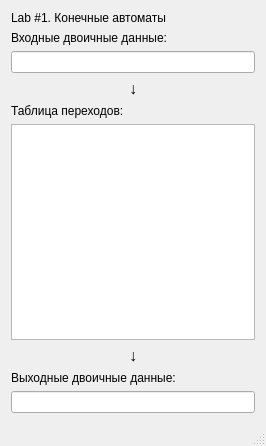
<?xml version="1.0" encoding="UTF-8"?>
<ui version="4.0">
 <class>MainWindow</class>
 <widget class="QMainWindow" name="MainWindow">
  <property name="geometry">
   <rect>
    <x>0</x>
    <y>0</y>
    <width>266</width>
    <height>446</height>
   </rect>
  </property>
  <property name="windowTitle">
   <string>Шатохин V20</string>
  </property>
  <widget class="QWidget" name="centralWidget">
   <layout class="QVBoxLayout" name="verticalLayout">
    <item>
     <widget class="QLabel" name="label_2">
      <property name="text">
       <string>Lab #1. Конечные автоматы</string>
      </property>
     </widget>
    </item>
    <item>
     <widget class="QLabel" name="label_5">
      <property name="text">
       <string>Входные двоичные данные:</string>
      </property>
     </widget>
    </item>
    <item>
     <widget class="QLineEdit" name="lineEditInput"/>
    </item>
    <item>
     <widget class="QLabel" name="label">
      <property name="font">
       <font>
        <pointsize>12</pointsize>
       </font>
      </property>
      <property name="text">
       <string>↓</string>
      </property>
      <property name="alignment">
       <set>Qt::AlignCenter</set>
      </property>
     </widget>
    </item>
    <item>
     <widget class="QLabel" name="label_10">
      <property name="text">
       <string>Таблица переходов:</string>
      </property>
     </widget>
    </item>
    <item>
     <widget class="QTableView" name="tableView">
      <attribute name="horizontalHeaderStretchLastSection">
       <bool>true</bool>
      </attribute>
      <attribute name="verticalHeaderStretchLastSection">
       <bool>false</bool>
      </attribute>
      <attribute name="horizontalHeaderStretchLastSection">
       <bool>true</bool>
      </attribute>
      <attribute name="verticalHeaderStretchLastSection">
       <bool>false</bool>
      </attribute>
     </widget>
    </item>
    <item>
     <widget class="QLabel" name="label_3">
      <property name="font">
       <font>
        <pointsize>12</pointsize>
       </font>
      </property>
      <property name="text">
       <string>↓</string>
      </property>
      <property name="alignment">
       <set>Qt::AlignCenter</set>
      </property>
     </widget>
    </item>
    <item>
     <widget class="QLabel" name="label_6">
      <property name="text">
       <string>Выходные двоичные данные:</string>
      </property>
     </widget>
    </item>
    <item>
     <widget class="QLineEdit" name="lineEditOutput">
      <property name="readOnly">
       <bool>true</bool>
      </property>
     </widget>
    </item>
   </layout>
  </widget>
  <widget class="QStatusBar" name="statusBar"/>
 </widget>
 <layoutdefault spacing="6" margin="11"/>
 <tabstops>
  <tabstop>lineEditInput</tabstop>
  <tabstop>lineEditOutput</tabstop>
 </tabstops>
 <resources/>
 <connections/>
</ui>
